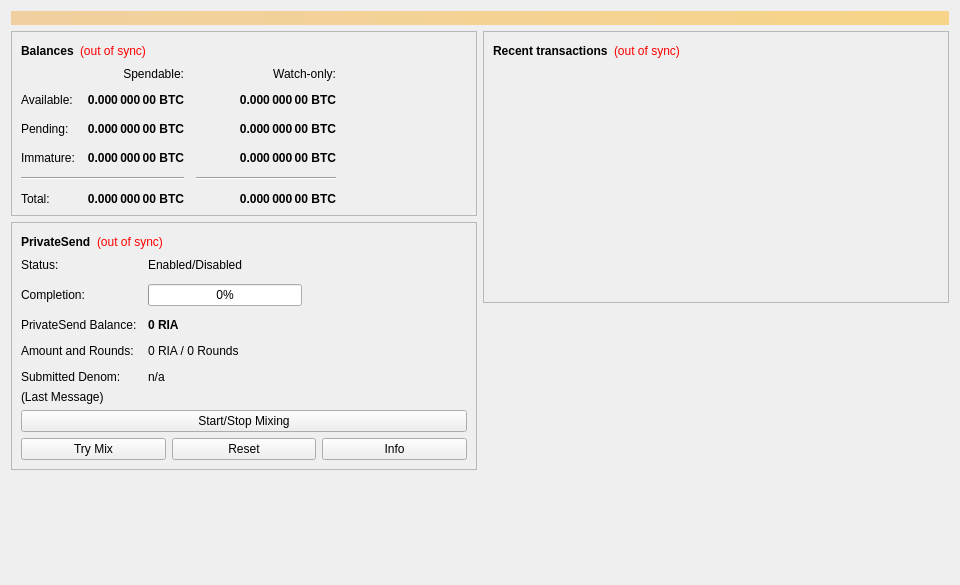
<?xml version="1.0" encoding="UTF-8"?>
<ui version="4.0">
 <class>OverviewPage</class>
 <widget class="QWidget" name="OverviewPage">
  <property name="geometry">
   <rect>
    <x>0</x>
    <y>0</y>
    <width>960</width>
    <height>585</height>
   </rect>
  </property>
  <property name="minimumSize">
   <size>
    <width>960</width>
    <height>0</height>
   </size>
  </property>
  <property name="windowTitle">
   <string>Form</string>
  </property>
  <layout class="QVBoxLayout" name="topLayout">
   <item>
    <widget class="QLabel" name="labelAlerts">
     <property name="visible">
      <bool>false</bool>
     </property>
     <property name="styleSheet">
      <string notr="true">QLabel { background-color: qlineargradient(x1: 0, y1: 0, x2: 1, y2: 0, stop:0 #F0D0A0, stop:1 #F8D488); color:#000000; }</string>
     </property>
     <property name="wordWrap">
      <bool>true</bool>
     </property>
     <property name="margin">
      <number>3</number>
     </property>
     <property name="textInteractionFlags">
      <set>Qt::TextSelectableByMouse</set>
     </property>
    </widget>
   </item>
   <item>
    <layout class="QHBoxLayout" name="horizontalLayout" stretch="1,1">
     <item>
      <layout class="QVBoxLayout" name="verticalLayout_2">
       <item>
        <widget class="QFrame" name="frame">
         <property name="frameShape">
          <enum>QFrame::StyledPanel</enum>
         </property>
         <property name="frameShadow">
          <enum>QFrame::Raised</enum>
         </property>
         <layout class="QVBoxLayout" name="verticalLayout_4">
          <item>
           <layout class="QHBoxLayout" name="horizontalLayout_4">
            <item>
             <widget class="QLabel" name="label_5">
              <property name="font">
               <font>
                <weight>75</weight>
                <bold>true</bold>
               </font>
              </property>
              <property name="text">
               <string>Balances</string>
              </property>
             </widget>
            </item>
            <item>
             <widget class="QLabel" name="labelWalletStatus">
              <property name="toolTip">
               <string>The displayed information may be out of date. Your wallet automatically synchronizes with the Riaspace network after a connection is established, but this process has not completed yet.</string>
              </property>
              <property name="styleSheet">
               <string notr="true">QLabel { color: red; }</string>
              </property>
              <property name="text">
               <string notr="true">(out of sync)</string>
              </property>
              <property name="alignment">
               <set>Qt::AlignLeading|Qt::AlignLeft|Qt::AlignVCenter</set>
              </property>
             </widget>
            </item>
            <item>
             <spacer name="horizontalSpacer_3">
              <property name="orientation">
               <enum>Qt::Horizontal</enum>
              </property>
              <property name="sizeHint" stdset="0">
               <size>
                <width>40</width>
                <height>20</height>
               </size>
              </property>
             </spacer>
            </item>
           </layout>
          </item>
          <item>
           <layout class="QGridLayout" name="gridLayout">
            <property name="spacing">
             <number>12</number>
            </property>
            <item row="2" column="2">
             <widget class="QLabel" name="labelWatchPending">
              <property name="font">
               <font>
                <weight>75</weight>
                <bold>true</bold>
               </font>
              </property>
              <property name="cursor">
               <cursorShape>IBeamCursor</cursorShape>
              </property>
              <property name="toolTip">
               <string>Unconfirmed transactions to watch-only addresses</string>
              </property>
              <property name="text">
               <string notr="true">0.000 000 00 BTC</string>
              </property>
              <property name="alignment">
               <set>Qt::AlignRight|Qt::AlignTrailing|Qt::AlignVCenter</set>
              </property>
              <property name="textInteractionFlags">
               <set>Qt::LinksAccessibleByMouse|Qt::TextSelectableByKeyboard|Qt::TextSelectableByMouse</set>
              </property>
             </widget>
            </item>
            <item row="2" column="1">
             <widget class="QLabel" name="labelUnconfirmed">
              <property name="font">
               <font>
                <weight>75</weight>
                <bold>true</bold>
               </font>
              </property>
              <property name="cursor">
               <cursorShape>IBeamCursor</cursorShape>
              </property>
              <property name="toolTip">
               <string>Total of transactions that have yet to be confirmed, and do not yet count toward the spendable balance</string>
              </property>
              <property name="text">
               <string notr="true">0.000 000 00 BTC</string>
              </property>
              <property name="alignment">
               <set>Qt::AlignRight|Qt::AlignTrailing|Qt::AlignVCenter</set>
              </property>
              <property name="textInteractionFlags">
               <set>Qt::LinksAccessibleByMouse|Qt::TextSelectableByKeyboard|Qt::TextSelectableByMouse</set>
              </property>
             </widget>
            </item>
            <item row="3" column="2">
             <widget class="QLabel" name="labelWatchImmature">
              <property name="font">
               <font>
                <weight>75</weight>
                <bold>true</bold>
               </font>
              </property>
              <property name="cursor">
               <cursorShape>IBeamCursor</cursorShape>
              </property>
              <property name="toolTip">
               <string>Mined balance in watch-only addresses that has not yet matured</string>
              </property>
              <property name="text">
               <string notr="true">0.000 000 00 BTC</string>
              </property>
              <property name="alignment">
               <set>Qt::AlignRight|Qt::AlignTrailing|Qt::AlignVCenter</set>
              </property>
              <property name="textInteractionFlags">
               <set>Qt::LinksAccessibleByMouse|Qt::TextSelectableByKeyboard|Qt::TextSelectableByMouse</set>
              </property>
             </widget>
            </item>
            <item row="4" column="0" colspan="2">
             <widget class="Line" name="lineSpendableBalance">
              <property name="orientation">
               <enum>Qt::Horizontal</enum>
              </property>
             </widget>
            </item>
            <item row="4" column="2">
             <widget class="Line" name="lineWatchBalance">
              <property name="sizePolicy">
               <sizepolicy hsizetype="Preferred" vsizetype="Fixed">
                <horstretch>0</horstretch>
                <verstretch>0</verstretch>
               </sizepolicy>
              </property>
              <property name="minimumSize">
               <size>
                <width>140</width>
                <height>0</height>
               </size>
              </property>
              <property name="orientation">
               <enum>Qt::Horizontal</enum>
              </property>
             </widget>
            </item>
            <item row="5" column="0">
             <widget class="QLabel" name="labelTotalText">
              <property name="text">
               <string>Total:</string>
              </property>
             </widget>
            </item>
            <item row="3" column="1">
             <widget class="QLabel" name="labelImmature">
              <property name="font">
               <font>
                <weight>75</weight>
                <bold>true</bold>
               </font>
              </property>
              <property name="cursor">
               <cursorShape>IBeamCursor</cursorShape>
              </property>
              <property name="toolTip">
               <string>Mined balance that has not yet matured</string>
              </property>
              <property name="text">
               <string notr="true">0.000 000 00 BTC</string>
              </property>
              <property name="alignment">
               <set>Qt::AlignRight|Qt::AlignTrailing|Qt::AlignVCenter</set>
              </property>
              <property name="textInteractionFlags">
               <set>Qt::LinksAccessibleByMouse|Qt::TextSelectableByKeyboard|Qt::TextSelectableByMouse</set>
              </property>
             </widget>
            </item>
            <item row="2" column="3">
             <spacer name="horizontalSpacer_2">
              <property name="orientation">
               <enum>Qt::Horizontal</enum>
              </property>
              <property name="sizeHint" stdset="0">
               <size>
                <width>40</width>
                <height>20</height>
               </size>
              </property>
             </spacer>
            </item>
            <item row="3" column="0">
             <widget class="QLabel" name="labelImmatureText">
              <property name="text">
               <string>Immature:</string>
              </property>
             </widget>
            </item>
            <item row="5" column="1">
             <widget class="QLabel" name="labelTotal">
              <property name="font">
               <font>
                <weight>75</weight>
                <bold>true</bold>
               </font>
              </property>
              <property name="cursor">
               <cursorShape>IBeamCursor</cursorShape>
              </property>
              <property name="toolTip">
               <string>Your current total balance</string>
              </property>
              <property name="text">
               <string notr="true">0.000 000 00 BTC</string>
              </property>
              <property name="alignment">
               <set>Qt::AlignRight|Qt::AlignTrailing|Qt::AlignVCenter</set>
              </property>
              <property name="textInteractionFlags">
               <set>Qt::LinksAccessibleByMouse|Qt::TextSelectableByKeyboard|Qt::TextSelectableByMouse</set>
              </property>
             </widget>
            </item>
            <item row="5" column="2">
             <widget class="QLabel" name="labelWatchTotal">
              <property name="font">
               <font>
                <weight>75</weight>
                <bold>true</bold>
               </font>
              </property>
              <property name="cursor">
               <cursorShape>IBeamCursor</cursorShape>
              </property>
              <property name="toolTip">
               <string>Current total balance in watch-only addresses</string>
              </property>
              <property name="text">
               <string notr="true">0.000 000 00 BTC</string>
              </property>
              <property name="alignment">
               <set>Qt::AlignRight|Qt::AlignTrailing|Qt::AlignVCenter</set>
              </property>
              <property name="textInteractionFlags">
               <set>Qt::LinksAccessibleByMouse|Qt::TextSelectableByKeyboard|Qt::TextSelectableByMouse</set>
              </property>
             </widget>
            </item>
            <item row="0" column="2">
             <widget class="QLabel" name="labelWatchonly">
              <property name="text">
               <string>Watch-only:</string>
              </property>
              <property name="alignment">
               <set>Qt::AlignRight|Qt::AlignTrailing|Qt::AlignVCenter</set>
              </property>
             </widget>
            </item>
            <item row="1" column="0">
             <widget class="QLabel" name="labelBalanceText">
              <property name="text">
               <string>Available:</string>
              </property>
             </widget>
            </item>
            <item row="1" column="1">
             <widget class="QLabel" name="labelBalance">
              <property name="font">
               <font>
                <weight>75</weight>
                <bold>true</bold>
               </font>
              </property>
              <property name="cursor">
               <cursorShape>IBeamCursor</cursorShape>
              </property>
              <property name="toolTip">
               <string>Your current spendable balance</string>
              </property>
              <property name="text">
               <string notr="true">0.000 000 00 BTC</string>
              </property>
              <property name="alignment">
               <set>Qt::AlignRight|Qt::AlignTrailing|Qt::AlignVCenter</set>
              </property>
              <property name="textInteractionFlags">
               <set>Qt::LinksAccessibleByMouse|Qt::TextSelectableByKeyboard|Qt::TextSelectableByMouse</set>
              </property>
             </widget>
            </item>
            <item row="1" column="2">
             <widget class="QLabel" name="labelWatchAvailable">
              <property name="font">
               <font>
                <weight>75</weight>
                <bold>true</bold>
               </font>
              </property>
              <property name="cursor">
               <cursorShape>IBeamCursor</cursorShape>
              </property>
              <property name="toolTip">
               <string>Your current balance in watch-only addresses</string>
              </property>
              <property name="text">
               <string notr="true">0.000 000 00 BTC</string>
              </property>
              <property name="alignment">
               <set>Qt::AlignRight|Qt::AlignTrailing|Qt::AlignVCenter</set>
              </property>
              <property name="textInteractionFlags">
               <set>Qt::LinksAccessibleByMouse|Qt::TextSelectableByKeyboard|Qt::TextSelectableByMouse</set>
              </property>
             </widget>
            </item>
            <item row="2" column="0">
             <widget class="QLabel" name="labelPendingText">
              <property name="text">
               <string>Pending:</string>
              </property>
             </widget>
            </item>
            <item row="0" column="1">
             <widget class="QLabel" name="labelSpendable">
              <property name="text">
               <string>Spendable:</string>
              </property>
              <property name="alignment">
               <set>Qt::AlignRight|Qt::AlignTrailing|Qt::AlignVCenter</set>
              </property>
             </widget>
            </item>
           </layout>
          </item>
         </layout>
        </widget>
       </item>
       <item>
        <widget class="QFrame" name="framePrivateSend">
         <property name="layoutDirection">
          <enum>Qt::LeftToRight</enum>
         </property>
         <property name="frameShape">
          <enum>QFrame::StyledPanel</enum>
         </property>
         <property name="frameShadow">
          <enum>QFrame::Raised</enum>
         </property>
         <layout class="QVBoxLayout" name="VerticalLayout_PS1">
          <item>
           <layout class="QHBoxLayout" name="horizontalLayout_5">
            <item>
             <widget class="QLabel" name="labelPrivateSendHeader">
              <property name="font">
               <font>
                <weight>75</weight>
                <bold>true</bold>
               </font>
              </property>
              <property name="text">
               <string>PrivateSend</string>
              </property>
             </widget>
            </item>
            <item>
             <widget class="QLabel" name="labelPrivateSendSyncStatus">
              <property name="toolTip">
               <string>The displayed information may be out of date. Your wallet automatically synchronizes with the Riaspace network after a connection is established, but this process has not completed yet.</string>
              </property>
              <property name="styleSheet">
               <string notr="true">QLabel { color: red; }</string>
              </property>
              <property name="text">
               <string notr="true">(out of sync)</string>
              </property>
              <property name="alignment">
               <set>Qt::AlignLeading|Qt::AlignLeft|Qt::AlignVCenter</set>
              </property>
             </widget>
            </item>
            <item>
             <spacer name="horizontalSpacer_4">
              <property name="orientation">
               <enum>Qt::Horizontal</enum>
              </property>
              <property name="sizeHint" stdset="0">
               <size>
                <width>40</width>
                <height>20</height>
               </size>
              </property>
             </spacer>
            </item>
           </layout>
          </item>
          <item>
           <layout class="QFormLayout" name="privateSendFormLayout">
            <property name="fieldGrowthPolicy">
             <enum>QFormLayout::AllNonFixedFieldsGrow</enum>
            </property>
            <property name="horizontalSpacing">
             <number>11</number>
            </property>
            <property name="verticalSpacing">
             <number>12</number>
            </property>
            <item row="0" column="0">
             <widget class="QLabel" name="labelPrivateSendEnabledText">
              <property name="text">
               <string>Status:</string>
              </property>
             </widget>
            </item>
            <item row="0" column="1">
             <widget class="QLabel" name="labelPrivateSendEnabled">
              <property name="text">
               <string>Enabled/Disabled</string>
              </property>
             </widget>
            </item>
            <item row="1" column="0">
             <widget class="QLabel" name="labelCompletitionText">
              <property name="text">
               <string>Completion:</string>
              </property>
             </widget>
            </item>
            <item row="1" column="1">
             <widget class="QProgressBar" name="privateSendProgress">
              <property name="maximumSize">
               <size>
                <width>154</width>
                <height>16777215</height>
               </size>
              </property>
              <property name="value">
               <number>0</number>
              </property>
             </widget>
            </item>
            <item row="2" column="0">
             <widget class="QLabel" name="labelAnonymizedText">
              <property name="text">
               <string>PrivateSend Balance:</string>
              </property>
             </widget>
            </item>
            <item row="2" column="1">
             <widget class="QLabel" name="labelAnonymized">
              <property name="font">
               <font>
                <weight>75</weight>
                <bold>true</bold>
               </font>
              </property>
              <property name="text">
               <string notr="true">0 RIA</string>
              </property>
             </widget>
            </item>
            <item row="3" column="0">
             <widget class="QLabel" name="labelAmountAndRoundsText">
              <property name="text">
               <string>Amount and Rounds:</string>
              </property>
             </widget>
            </item>
            <item row="3" column="1">
             <widget class="QLabel" name="labelAmountRounds">
              <property name="text">
               <string>0 RIA / 0 Rounds</string>
              </property>
             </widget>
            </item>
            <item row="4" column="0">
             <widget class="QLabel" name="labelSubmittedDenomText">
              <property name="text">
               <string>Submitted Denom:</string>
              </property>
             </widget>
            </item>
            <item row="4" column="1">
             <widget class="QLabel" name="labelSubmittedDenom">
              <property name="toolTip">
               <string>The denominations you submitted to the Masternode.&lt;br&gt;To mix, other users must submit the exact same denominations.</string>
              </property>
              <property name="text">
               <string>n/a</string>
              </property>
             </widget>
            </item>
           </layout>
          </item>
          <item>
           <layout class="QVBoxLayout" name="VerticalLayout_PS">
            <item>
             <widget class="QLabel" name="labelPrivateSendLastMessage">
              <property name="text">
               <string>(Last Message)</string>
              </property>
              <property name="alignment">
               <set>Qt::AlignLeading|Qt::AlignLeft|Qt::AlignTop</set>
              </property>
              <property name="wordWrap">
               <bool>true</bool>
              </property>
             </widget>
            </item>
            <item>
             <widget class="QPushButton" name="togglePrivateSend">
              <property name="sizePolicy">
               <sizepolicy hsizetype="MinimumExpanding" vsizetype="Fixed">
                <horstretch>0</horstretch>
                <verstretch>0</verstretch>
               </sizepolicy>
              </property>
              <property name="text">
               <string>Start/Stop Mixing</string>
              </property>
             </widget>
            </item>
            <item>
             <layout class="QHBoxLayout" name="horizontalLayout_debugbuttons">
              <item>
               <widget class="QPushButton" name="privateSendAuto">
                <property name="sizePolicy">
                 <sizepolicy hsizetype="MinimumExpanding" vsizetype="Fixed">
                  <horstretch>0</horstretch>
                  <verstretch>0</verstretch>
                 </sizepolicy>
                </property>
                <property name="toolTip">
                 <string>Try to manually submit a PrivateSend request.</string>
                </property>
                <property name="text">
                 <string>Try Mix</string>
                </property>
               </widget>
              </item>
              <item>
               <widget class="QPushButton" name="privateSendReset">
                <property name="sizePolicy">
                 <sizepolicy hsizetype="MinimumExpanding" vsizetype="Fixed">
                  <horstretch>0</horstretch>
                  <verstretch>0</verstretch>
                 </sizepolicy>
                </property>
                <property name="toolTip">
                 <string>Reset the current status of PrivateSend (can interrupt PrivateSend if it's in the process of Mixing, which can cost you money!)</string>
                </property>
                <property name="autoFillBackground">
                 <bool>false</bool>
                </property>
                <property name="text">
                 <string>Reset</string>
                </property>
               </widget>
              </item>
              <item>
               <widget class="QPushButton" name="privateSendInfo">
                <property name="sizePolicy">
                 <sizepolicy hsizetype="MinimumExpanding" vsizetype="Fixed">
                  <horstretch>0</horstretch>
                  <verstretch>0</verstretch>
                 </sizepolicy>
                </property>
                <property name="toolTip">
                 <string>Information about PrivateSend and Mixing</string>
                </property>
                <property name="text">
                 <string>Info</string>
                </property>
               </widget>
              </item>
             </layout>
            </item>
           </layout>
          </item>
         </layout>
        </widget>
       </item>
       <item>
        <spacer name="verticalSpacer">
         <property name="orientation">
          <enum>Qt::Vertical</enum>
         </property>
         <property name="sizeHint" stdset="0">
          <size>
           <width>20</width>
           <height>40</height>
          </size>
         </property>
        </spacer>
       </item>
      </layout>
     </item>
     <item>
      <layout class="QVBoxLayout" name="verticalLayout_3">
       <item>
        <widget class="QFrame" name="frame_2">
         <property name="frameShape">
          <enum>QFrame::StyledPanel</enum>
         </property>
         <property name="frameShadow">
          <enum>QFrame::Raised</enum>
         </property>
         <layout class="QVBoxLayout" name="verticalLayout">
          <item>
           <layout class="QHBoxLayout" name="horizontalLayout_2">
            <item>
             <widget class="QLabel" name="label_4">
              <property name="font">
               <font>
                <weight>75</weight>
                <bold>true</bold>
               </font>
              </property>
              <property name="text">
               <string>Recent transactions</string>
              </property>
             </widget>
            </item>
            <item>
             <widget class="QLabel" name="labelTransactionsStatus">
              <property name="toolTip">
               <string>The displayed information may be out of date. Your wallet automatically synchronizes with the Riaspace network after a connection is established, but this process has not completed yet.</string>
              </property>
              <property name="styleSheet">
               <string notr="true">QLabel { color: red; }</string>
              </property>
              <property name="text">
               <string notr="true">(out of sync)</string>
              </property>
              <property name="alignment">
               <set>Qt::AlignLeading|Qt::AlignLeft|Qt::AlignVCenter</set>
              </property>
             </widget>
            </item>
            <item>
             <spacer name="horizontalSpacer">
              <property name="orientation">
               <enum>Qt::Horizontal</enum>
              </property>
              <property name="sizeHint" stdset="0">
               <size>
                <width>40</width>
                <height>20</height>
               </size>
              </property>
             </spacer>
            </item>
           </layout>
          </item>
          <item>
           <widget class="QListView" name="listTransactions">
            <property name="styleSheet">
             <string notr="true">QListView { background: transparent; }</string>
            </property>
            <property name="frameShape">
             <enum>QFrame::NoFrame</enum>
            </property>
            <property name="verticalScrollBarPolicy">
             <enum>Qt::ScrollBarAlwaysOff</enum>
            </property>
            <property name="horizontalScrollBarPolicy">
             <enum>Qt::ScrollBarAlwaysOff</enum>
            </property>
            <property name="selectionMode">
             <enum>QAbstractItemView::NoSelection</enum>
            </property>
           </widget>
          </item>
         </layout>
        </widget>
       </item>
       <item>
        <spacer name="verticalSpacer_2">
         <property name="orientation">
          <enum>Qt::Vertical</enum>
         </property>
         <property name="sizeHint" stdset="0">
          <size>
           <width>20</width>
           <height>40</height>
          </size>
         </property>
        </spacer>
       </item>
      </layout>
     </item>
    </layout>
   </item>
  </layout>
 </widget>
 <resources/>
 <connections/>
</ui>
